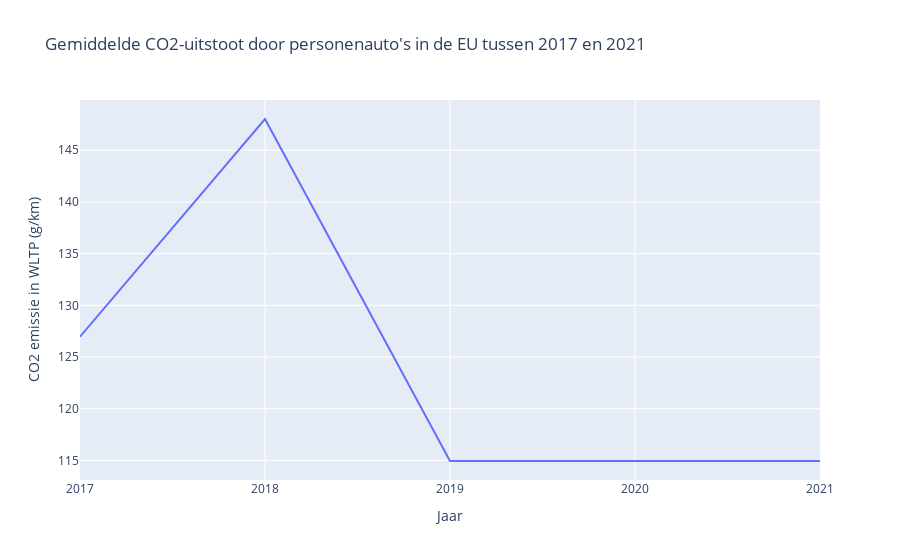

Source (notebook cell):
### Markdown cell above
**Figuur 3.**

Deze taartdiagram visualiseert de gemiddelde CO2-uitstoot per brandstoftype in het jaar 2021. Elk segment in het diagram vertegenwoordigt een brandstoftype, zoals benzine, diesel, elektrisch, enz. De grootte van elk segment weerspiegelt het aandeel van de CO2-uitstoot dat wordt bijgedragen door dat specifieke brandstoftype. Door middel van deze taartdiagram kunnen wij de CO2-uitstoot tussen verschillende brandstoftypes vergelijke en de brandstoftypes met de hoogste en laagste uitstoot identificeren.

Om ons perspectief verder te versterken, werpen we ook een blik op figuur 3. Deze visualisatie toont de CO2-uitstoot van verschillende brandstoftypes voor auto's. Opvallend is dat elektrische voertuigen een CO2-uitstoot van 0% hebben. Dit benadrukt het potentieel van elektrische voertuigen als een effectieve oplossing om de CO2-uitstoot van auto's te verminderen. Aangezien figuur 2 aantoont dat er geen significante vermindering van de CO2-uitstoot is geweest als gevolg van innovatieve technologieën tussen 2019 en 2021, suggereert dit dat traditionele brandstoftypes zoals diesel, benzine en LPG nog steeds dominant zijn en de CO2-uitstoot niet effectief verminderen. De combinatie van figuur 2 en figuur 3 ondersteunt dus het argument dat er meer actie nodig is om de CO2-uitstoot van auto's daadwerkelijk te verminderen.

### Code cell
# Plot settings
fig = px.line(eu_emission,
    x="year",
    y="Ewltp (g/km)",
    title="Gemiddelde CO2-uitstoot door personenauto's in de EU tussen 2017 en 2021",
    labels={
        "Ewltp (g/km)": "CO2 emissie in WLTP (g/km)",
        "year": "Jaar",
    }
)
fig.update_xaxes(type='category')
fig.show()

### Figure 1 — Plotly figure (JSON) as saved in the notebook; plotly's stock layout.template omitted (floating-point values rounded to 4 significant figures)
{"data": [{"hovertemplate": "Jaar=%{x}<br>CO2 emissie in WLTP (g/km)=%{y}<extra></extra>", "legendgroup": "", "line": {"color": "#636efa", "dash": "solid"}, "marker": {"symbol": "circle"}, "mode": "lines", "name": "", "orientation": "v", "showlegend": false, "type": "scatter", "x": [2017, 2018, 2019, 2020, 2021], "xaxis": "x", "y": [127.0, 148.0, 114.9, 114.9, 114.9], "yaxis": "y"}], "layout": {"legend": {"tracegroupgap": 0}, "title": {"text": "Gemiddelde CO2-uitstoot door personenauto's in de EU tussen 2017 en 2021"}, "xaxis": {"anchor": "y", "domain": [0, 1], "title": {"text": "Jaar"}, "type": "category"}, "yaxis": {"anchor": "x", "domain": [0, 1], "title": {"text": "CO2 emissie in WLTP (g/km)"}}}}
